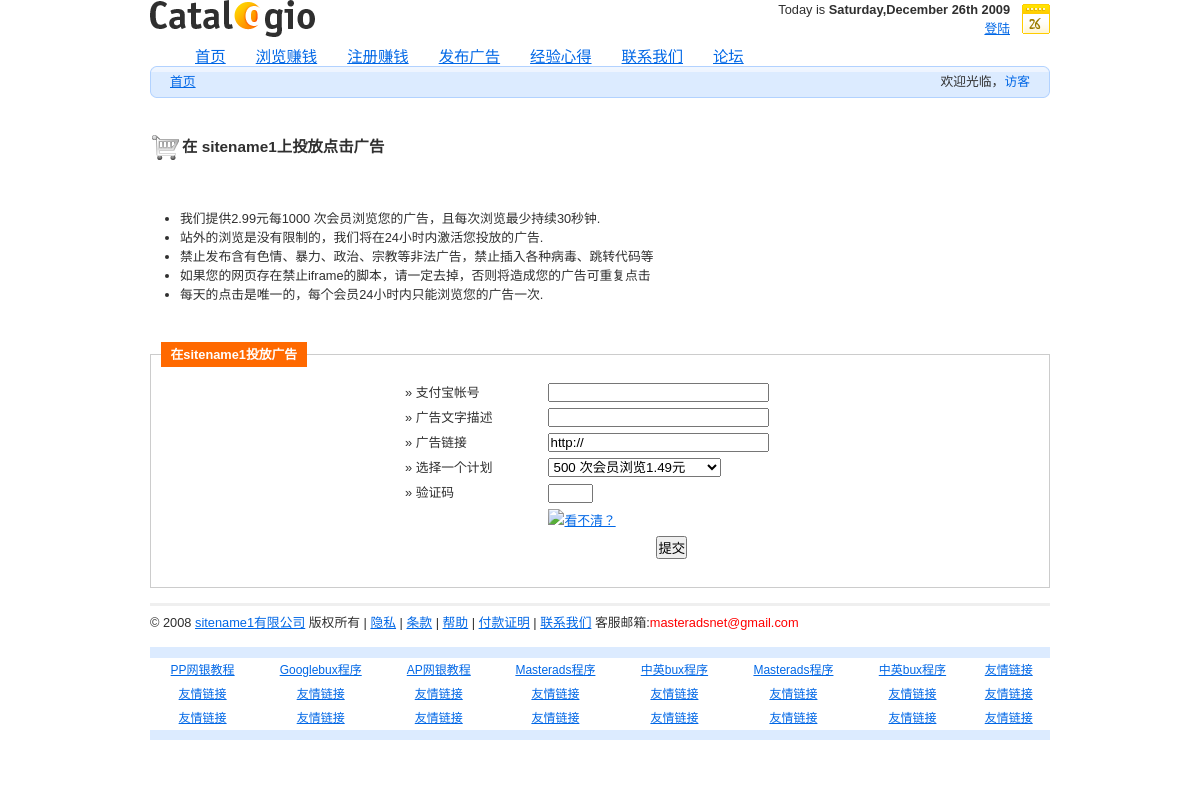
The page /advertise.php on the database its author committed.
### tables this page shows
CREATE TABLE IF NOT EXISTS `tb_site` (
  `id` varchar(11) NOT NULL DEFAULT '',
  `sitename` varchar(30) NOT NULL DEFAULT '',
  `sitepp` varchar(30) NOT NULL DEFAULT '',
  KEY `id` (`id`)
);

CREATE TABLE IF NOT EXISTS `tb_config` (
  `id` int(11) NOT NULL AUTO_INCREMENT,
  `item` varchar(15) NOT NULL DEFAULT '',
  `howmany` varchar(15) NOT NULL DEFAULT '',
  `price` varchar(150) NOT NULL DEFAULT '',
  `signupvalue` varchar(150) NOT NULL DEFAULT '',
  KEY `id` (`id`)
);

### advertise.php (the view, shortened to what this page needs)
<?php include('header.php'); ?>
        <br>
        <h3>
<img border="0" src="images/orders.gif" align="absmiddle" width="32" height="32"><span style="font-weight: bold">在
<?php include('sitename.php'); ?>
上投放点击广告</span></h3>
<br>
<ul><li>我们提供<?php include('config.php');
		$sql = "SELECT * FROM tb_config WHERE item='hits' and howmany='1000'";
		$result = mysql_query($sql);
		$row = mysql_fetch_array($result);
 echo $row["price"]; ?>元每<?php
$sql = "SELECT * FROM tb_config WHERE item='hits' and howmany='1000'";
$result = mysql_query($sql);
$row = mysql_fetch_array($result);
echo $row["howmany"];
?> 次会员浏览您的广告，且每次浏览最少持续30秒钟.</li>
<li>站外的浏览是没有限制的，我们将在24小时内激活您投放的广告.</li>
<li>禁止发布含有色情、暴力、政治、宗教等非法广告，禁止插入各种病毒、跳转代码等</li>
<li>如果您的网页存在禁止iframe的脚本，请一定去掉，否则将造成您的广告可重复点击</li>
<li>每天的点击是唯一的，每个会员24小时内只能浏览您的广告一次.
</ul>
<br>
<div align="center"><div id="form"onKeyUp="highlight(event)" onClick="highlight(event)">
<fieldset><legend>&nbsp;在<?php include('sitename.php');?>投放广告&nbsp;</legend>
<form method="post" action="advertise.php">
<table width="400" border="0" align="center">
  <tr>
    <td width="150" align="left"><p><label>» 支付宝帐号 </label></p></td>
    <td width="250" align="left"><input type="text" name="pemail" size="25" maxlength="100" autocomplete="off" class="field" value="" tabindex="1" /></td>
  </tr>
  <tr>
    <td width="150" align="left"><p><label>» 广告文字描述</label></p></td>
    <td width="250" align="left"><input type="text" name="description" size="25" maxlength="100" autocomplete="off" class="field" value="" tabindex="2" /></td>
  </tr>
  <tr>
    <td width="150" align="left"><p><label>» 广告链接</label></p></td>
    <td width="250" align="left"><input type="text" name="url" size="25" maxlength="150" autocomplete="off" class="field" value="http://" tabindex="3" /></td>
  </tr>
  <tr>
    <td width="150" align="left"><p><label>» 选择一个计划</label></p></td>
<td width="250" align="left"><select name="plan" class="combo" tabindex="4" />
<option value="<?php
$sql = "SELECT * FROM tb_config WHERE item='hits' and howmany='500'";
$result = mysql_query($sql);
$row = mysql_fetch_array($result);
echo $row["howmany"];
?>"><?php echo $row["howmany"] ?> 次会员浏览<?php echo $row["price"] ?>元</option>
</select></td>
  </tr>
  <tr>
    <td width="150" align="left"><p><label>» 验证码 </label></p></td>
    <td width="250" align="left"><input type='text' size='3' maxlength='3' name='code' autocomplete="off" class="securitycode" value="" tabindex="5" /></td>
  </tr>
  <tr>
    <td width="150" align="left">&nbsp;</td>
    <td width="250" align="left"><img id="securitycode" src="image.php?<?php echo $res; ?>" /><a id="changimg" href="javascript:change()">看不清？</a></td>
  </tr>
  <tr>
    <td width="150" align="left">&nbsp;</td>
    <td width="250" align="center"><input type="submit" value="提交" class="submit" tabindex="6" />
	</td>
  </tr>
</table>
</form>
</fieldset>
</div></div>
<?php include('footer.php'); ?>

### sitename.php (shortened to what this page needs)
<?php
$sql = "SELECT * FROM tb_site WHERE id='1'";
$result = mysql_query($sql);
$row = mysql_fetch_array($result);
echo $row["sitename"];
?>

### css/main.css (style rules this page uses)
* { margin:0; padding:0; }
body, div, span, p, a, img, ul, ol, li, table, caption, tbody, tfoot, tr, th, td, form, fieldset, legend, label, dl, dt, dd, blockquote, applet, object, h1, h2, h3, h4, h5 { border:0; }
body { padding:35px 0; background:#FFF; font:0.8em/1.5 "arial",sans-serif; color:#2F2F2F; text-align:center; }
a { color:#0067E6; }
h1, h2, h3, h4, h5, h6 { margin:15px 0 10px 0; }
h3, h4 { font-size:120%; }
p { margin:15px 0; }
table { margin:15px 0; border-collapse:collapse; border-spacing:0; font-size:100%; }
th, td { padding:3px 5px; }
ul, ol { display:block; margin:15px 0 15px 30px; }
li { display:list-item; }
fieldset { position:relative; margin:15px 0; padding:10px; border:1px solid #CCC; }
legend { position:absolute; top:-1em; margin:0; padding:3px 6px; background:#ff6900; font-size:100%; font-weight:bold; color:#FFF; }
option { background:#FFF; padding-left:15px; color:#2F2F2F; }
mem, p { margin:0 0 }

### css/print.css (style rules this page uses)
body { margin:0; padding:0; border:0; font-size:12pt; }
h1, h2, h3 { page-break-after:avoid; page-break-inside:avoid; }
table { width:100%; border-collapse:collapse; border-spacing:0; border-top:0.5pt solid #000; }
th, td { display:table-cell; border-bottom:0.5pt solid #000; }
ul, ol, dl { page-break-before:avoid }

### rows shown on the page
tb_site: sitename "sitename1 sitename1 sitename1"
tb_config: price "2.99", howmany "1000"
tb_config: plan "500 次会员浏览1.49元"

### other values the page prints
$today["weekday"] "Saturday"
$today["month"] "December"
$today["year"] "2009"
